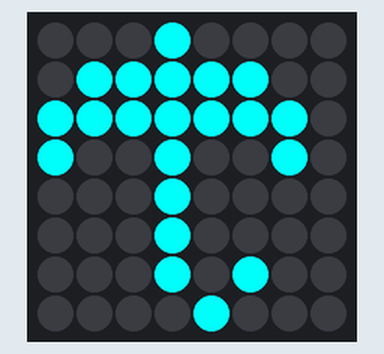
Simulated run of this program. Board: Raspberry Pi (BCM pin numbers) with a Sense HAT. Shown: the Sense HAT's 8×8 RGB LED matrix. At 1.5 s the program stops and its outputs stay as they are.

Above: at 0.1 s.

The program:

paraplu.py
```python
from sense_hat import SenseHat
from time import sleep
sense=SenseHat()

g = (0, 255, 0)
c = (0, 255, 255)
o = (255, 128, 0)
y = (255, 255, 0)
r = (255, 0, 0)
b = (0, 0, 255)
w = (255, 255, 255)
p = (102, 0, 204)
e = (0, 0, 0)
f = (255, 0, 255)


frame1 = [e,e,e,c,e,e,e,e,e,c,c,c,c,c,e,e,c,c,c,c,c,c,c,e,c,e,e,c,e,e,c,e,e,e,e,c,e,e,e,e,e,e,e,c,e,e,e,e,e,e,e,c,e,c,e,e,e,e,e,e,c,e,e,e]

## This demo program will show each frame for 1 second ##
sense.set_pixels(frame1)
sleep(1.5)


sense.clear()
```
